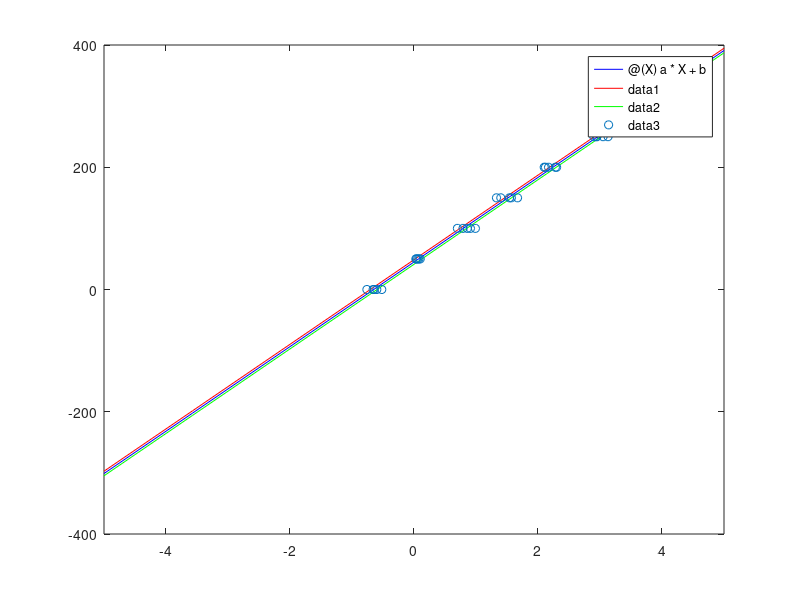

Recreate this plot in MATLAB.
x=[-0.636	0.062	0.85	1.502	2.194	2.994	3.652	4.314	5.23]
y=[0 50 100 150 200 250 300 350 400]
n=9
a=69.2
b=44.977
y_head=zeros(n,1);
temp=0;
for i=1:n
    y_head(i)=a*x(i)+b
    temp=(y(i)-y_head(i))*(y(i)-y_head(i))+temp
end
temp_n=temp/n;
Ans=sqrt(temp_n)
%%
f1 = @(X) a*X+b;
fplot(f1,'b')
f2 = @(X) a*X+b+Ans;
hold on;
fplot(f2,'r')
f3 = @(X) a*X+b-Ans;
fplot(f3,'g')
x = [-0.66	0.03	0.70	1.33	2.10	2.95	3.60	4.25	5.11	-0.60	0.10	0.99	1.67	2.30	3.13	3.68	4.40	5.34	-0.76	0.08	0.79	1.54	2.17	3.05	3.72	4.32	5.23	-0.52	0.04	0.91	1.40	2.28	2.90	3.61	4.31	5.27	-0.64	0.06	0.86	1.57	2.12	2.94	3.65	4.29	5.20];
y = [0 50 100 150 200 250 300 350 400 0 50 100 150 200 250 300 350 400 0 50 100 150 200 250 300 350 400 0 50 100 150 200 250 300 350 400 0 50 100 150 200 250 300 350 400];
hold on;
plot(x,y,'o');
